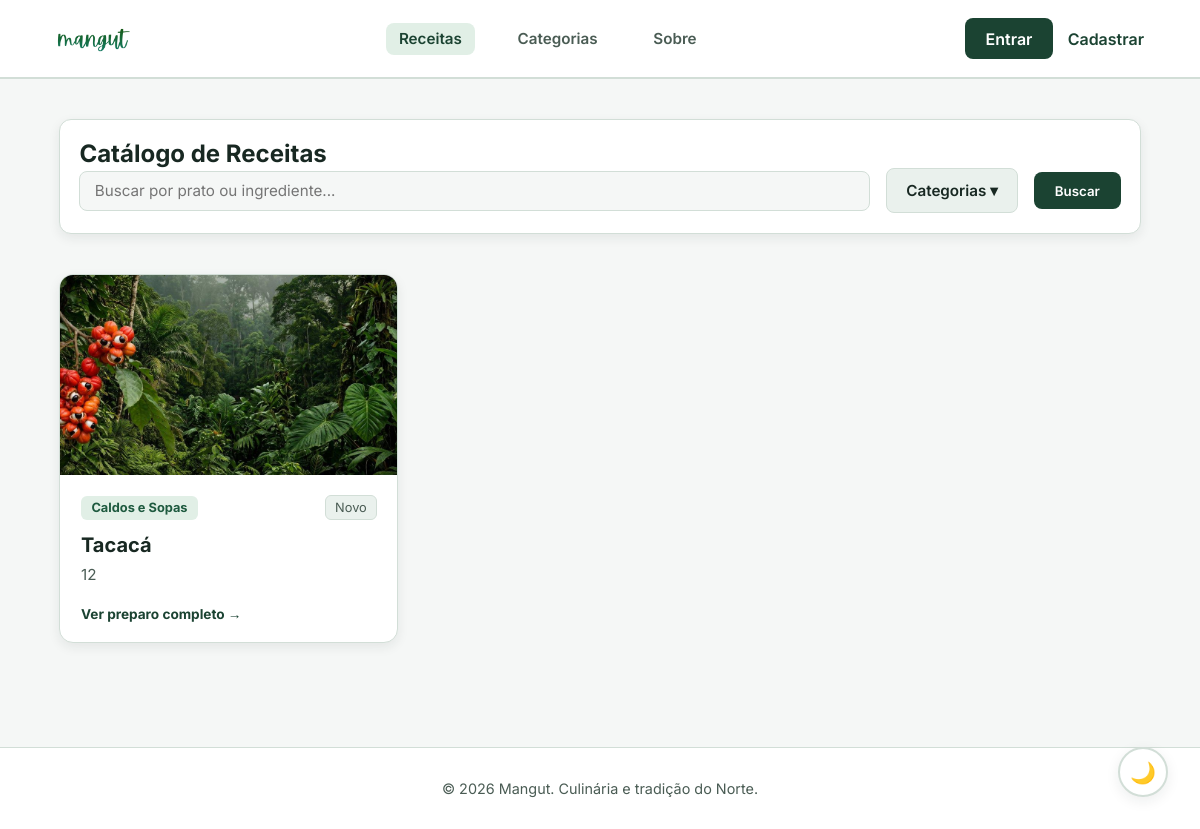
/receitas, run on the app's committed database.
### app/models.py (models this page shows)
class Receita(db.Model):
    __tablename__ = 'receitas'
    idreceitas = db.Column(db.Integer, primary_key=True)
    nome = db.Column(db.String(100), nullable=False)
    descricao = db.Column(db.Text, nullable=False)
    lista_ingredientes = db.Column(db.Text, nullable=False)
    modo_preparo = db.Column(db.Text, nullable=False)
    imagem_url = db.Column(db.String(255), nullable=True)
    visualizacoes = db.Column(db.Integer, default=0)
    status = db.Column(db.String(20), default='ativo')
    data_criacao = db.Column(db.DateTime, default=datetime.utcnow)
    categoria_idcategoria = db.Column(db.Integer, db.ForeignKey('categoria.idcategoria'), nullable=False)
    gastronomos_idgastronomos = db.Column(db.Integer, db.ForeignKey('gastronomos.idgastronomos'), nullable=False)
    categoria_rel = db.relationship('Categoria', back_populates='receitas')
    autor = db.relationship('Gastronomo', back_populates='receitas')
    avaliacoes = db.relationship('AvaliacaoReceita', back_populates='receita', lazy=True, cascade='all, delete-orphan')

class Categoria(db.Model):
    __tablename__ = 'categoria'
    idcategoria = db.Column(db.Integer, primary_key=True)
    nome = db.Column(db.String(50), nullable=False)
    receitas = db.relationship('Receita', back_populates='categoria_rel', lazy=True)

### app/routes.py (the view)
@main.route('/receitas')
def catalogo_receitas():
    query = request.args.get('q', '').strip()
    categorias_selecionadas = request.args.getlist('categoria', type=int)
    consulta = Receita.query
    if categorias_selecionadas:
        consulta = consulta.filter(Receita.categoria_idcategoria.in_(categorias_selecionadas))
    if query:
        consulta = consulta.filter(
            (Receita.nome.ilike(f'%{query}%')) |
            (Receita.lista_ingredientes.ilike(f'%{query}%'))
        )
    receitas_formatadas = formatar_receitas(consulta)
    todas_categorias = Categoria.query.all()
    return render_template(
        'receitas.html',
        receitas=receitas_formatadas,
        categorias=todas_categorias,
        categorias_selecionadas=categorias_selecionadas,
        busca=query
    )

### app/routes.py (called while the page is built)
def formatar_receitas(query_obj):
    receitas_db = query_obj.all()
    formatadas = []
    for r in receitas_db:
        avaliacoes = AvaliacaoReceita.query.filter_by(receitas_idreceitas=r.idreceitas).all()
        qtd = len(avaliacoes)
        media = round(sum(a.avaliacoes for a in avaliacoes) / qtd, 1) if qtd > 0 else 0.0
        formatadas.append({
            "id": r.idreceitas,
            "nome": r.nome,
            "categoria": r.categoria_rel.nome,
            "categoria_id": r.categoria_idcategoria,
            "descricao": r.descricao,
            "imagem_url": r.imagem_url,  # 🟢 Fica None caso não exista foto
            "media_estrelas": media,
            "qtd_avaliacoes": qtd
        })
    return formatadas

### app/templates/receitas.html (shortened to what this page needs)
<!DOCTYPE html>
<html lang="pt-br">
<head>
    <link rel="stylesheet" href="{{ url_for('static', filename='css/style.css') }}">
</head>
<body>
    <header class="navbar">
        <a href="/" class="logo-link">
            <img src="{{ url_for('static', filename='img/logo.png') }}" alt="Logo Mangut" class="navbar-logo">
        </a>
        <nav class="nav-links">
            <a href="/receitas" class="active">Receitas</a>
            <a href="/categorias">Categorias</a>
            <a href="/sobre">Sobre</a>
        </nav>
        <div class="nav-actions">
            {% if current_user.is_authenticated %}
                <a href="/perfil" class="navbar-user-link" title="Ver meu perfil">
                    {% if current_user.foto_perfil %}
                        <img src="{{ current_user.foto_perfil }}" alt="{{ current_user.nome }}" class="navbar-avatar-thumb">
                    {% else %}
                        <span class="navbar-avatar-placeholder">{{ current_user.nome[0] | upper }}</span>
                    {% endif %}
                    <span>{{ current_user.nome }} {% if current_user.is_admin %}(ADM){% endif %}</span>
                </a>
                <a href="/receita/nova" class="btn-primary">+ Nova Receita</a>
                <a href="/logout" class="btn-logout" title="Sair do sistema">🚪 Sair</a>
            {% else %}
                <a href="/login" class="btn-primary">Entrar</a>
                <a href="/cadastro" style="color: var(--text-accent); font-weight: 600; text-decoration: none;">Cadastrar</a>
            {% endif %}
        </div>
    </header>
    <main class="container">
        <section class="filter-bar-container">
            <h2>Catálogo de Receitas</h2>
            <form action="/receitas" method="GET" class="filter-form">
                <div class="search-input-box">
                    <input type="text" name="q" placeholder="Buscar por prato ou ingrediente..." value="{{ busca or '' }}">
                </div>
                <div class="category-dropdown-wrapper">
                    <button type="button" class="btn-dropdown-toggle" onclick="toggleDropdown()">
                        Categorias {% if categorias_selecionadas %}({{ categorias_selecionadas|length }}){% endif %} ▾
                    </button>
                </div>
                <button type="submit" class="btn-primary">Buscar</button>
            </form>
        </section>
        {% if receitas %}
        <div class="recipe-grid">
            {% for receita in receitas %}
            <a href="{{ url_for('main.detalhe_receita', id=receita.id) }}" class="recipe-card-link">
                {% if receita.imagem_url %}
                    <img src="{{ receita.imagem_url }}" alt="{{ receita.nome }}" class="card-img">
                {% endif %}
                <div class="card-content">
                    <div>
                        <div style="display: flex; justify-content: space-between; align-items: center; margin-bottom: 0.5rem;">
                            <span class="card-tag">{{ receita.categoria }}</span>
                            <div class="rating-badge">
                                {% if receita.qtd_avaliacoes > 0 %}
                                    <span style="color: #ffb703; font-weight: 700;">★ {{ receita.media_estrelas }}</span>
                                    <span style="color: var(--text-secondary); font-size: 0.8rem;">({{ receita.qtd_avaliacoes }})</span>
                                {% else %}
                                    <span style="color: var(--text-secondary); font-size: 0.8rem;">Novo</span>
                                {% endif %}
                            </div>
                        </div>
                        <h3>{{ receita.nome }}</h3>
                        <p>{{ receita.descricao }}</p>
                    </div>
                    <span class="card-footer-action">Ver preparo completo →</span>
                </div>
            </a>
            {% endfor %}
        </div>
        {% endif %}
    </main>
    <footer>
        <p>&copy; 2026 Mangut. Culinária e tradição do Norte.</p>
    </footer>
    <button id="theme-toggle" class="theme-toggle-floating" title="Alternar Modo Escuro">🌙</button>
</body>
</html>

### data on the page
Receita: imagem_url (picture), nome "Tacacá", descricao "12"
Categoria: categoria "Caldos e Sopas"
